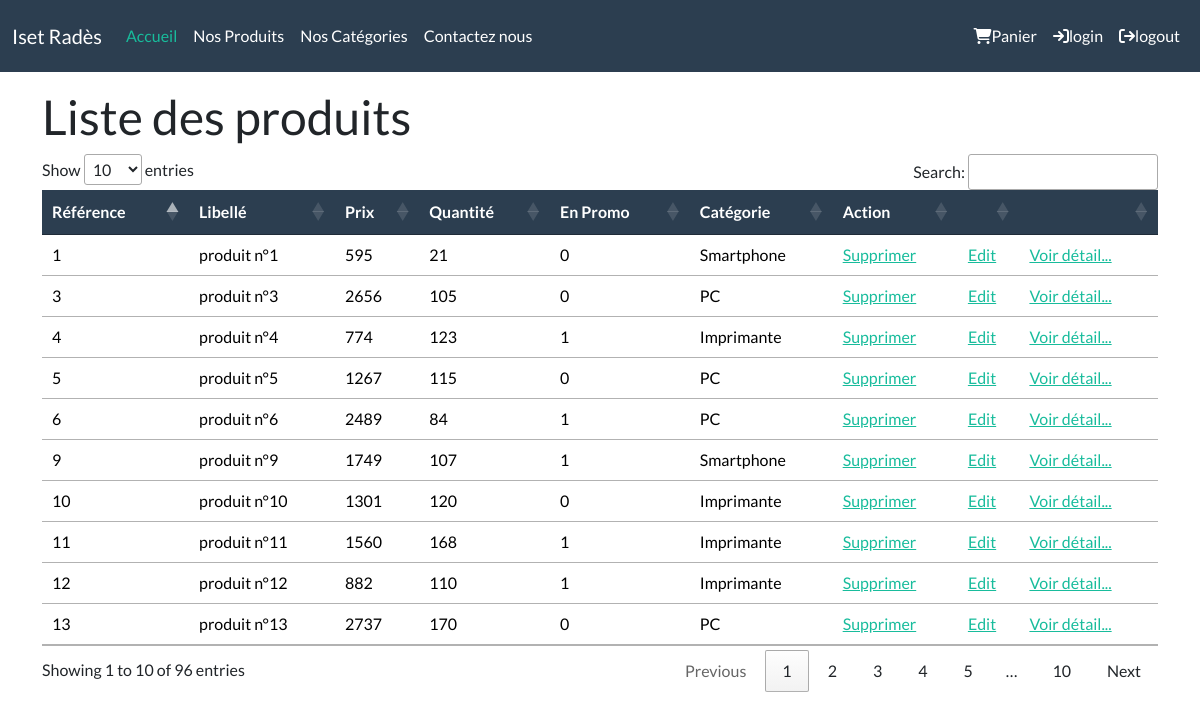
The app's page /controller/produits.php with its own data.
### tables this page shows
CREATE TABLE `produit` (
  `id` int(11) NOT NULL,
  `libelle` varchar(255) NOT NULL,
  `prix` decimal(10,0) NOT NULL,
  `qte` int(11) NOT NULL,
  `image` varchar(255) NOT NULL,
  `promo` tinyint(1) NOT NULL,
  `description` text NOT NULL,
  `id_categorie` int(11) NOT NULL
);

CREATE TABLE `categorie` (
  `id` int(11) NOT NULL,
  `libelle` varchar(255) NOT NULL
);

### controller/produits.php (called while the page is built, shortened)
<?php
require_once "../Model/CRUD_Produit.php";
$CRUD = new CRUD_Produit();
$LesProduits = $CRUD->findAll_with_cat();
include "../view/all_product.php";

### config/connexion.php (called while the page is built)
<?php
class connexion
{
    public function getConnexion()
    {
        $dsn = "mysql:host=localhost;dbname=atelier6_dsi3_G2";
        $username = "root";
        $password = "";
        $connexion = new PDO($dsn, $username, $password);
        return $connexion;
    }
}

### Model/CRUD.php (called while the page is built, shortened)
<?php
require_once "../config/connexion.php";
abstract class CRUD
{
    function __construct()
    {
        $obj = new connexion();
        $this->pdo = $obj->getConnexion();
    }
}

### Model/CRUD_Produit.php (called while the page is built, shortened)
<?php
require_once "CRUD.php";
class CRUD_Produit extends CRUD
{
    public function findAll_with_cat()
    {
        $sql = "select p.id,p.libelle,p.prix,p.qte,p.promo,c.libelle
                from produit as p,categorie as c
                  where p.id_categorie=c.id ";
        $res = $this->pdo->query($sql);
        return $res->fetchAll(PDO::FETCH_NUM);
    }
}

### view/all_product.php (the view, shortened to what this page needs)
<h1>Liste des produits</h1>
<table id="example" class="table">
    <thead>
        <tr class="table-primary">
            <th>Référence</th>
            <th>Libellé</th>
            <th>Prix</th>
            <th>Quantité</th>
            <th>En Promo</th>
            <th>Catégorie
            </th>
            <th>Action</th>
            <th></th>
            <th></th>
        </tr>
    </thead>
    <tbody>
        <?php
        foreach ($LesProduits as $produit) {
            echo "<tr>
            <td>$produit[0]</td>
            <td>$produit[1]</td>
            <td>$produit[2]</td>
            <td>$produit[3]</td>
            <td>$produit[4]</td>
            <td>$produit[5]</td>
            <td><a href='../controller/delete.php?id=$produit[0]'>Supprimer</a></td>
            <td><a href='#'>Edit</a></td>
            <td><a href='#'>Voir détail...</a></td>
            </tr>";
        }
        echo " </tbody></table>";
        $contenu = ob_get_clean();
        include "../view/layout.php";

### view/layout.php (shortened to what this page needs)
<!DOCTYPE html>
<html lang="en">
<head>
    <link rel="stylesheet" href="../assets/css/bootstrap.css">
    <link rel="stylesheet" href="https://cdnjs.cloudflare.com/ajax/libs/font-awesome/6.4.2/css/all.min.css">
    <link rel="stylesheet" href="https://cdn.datatables.net/1.13.7/css/jquery.dataTables.min.css">
</head>
<body>
    <nav class="navbar navbar-expand-lg bg-primary" data-bs-theme="dark">
        <div class="container-fluid">
            <a class="navbar-brand" href="#">Iset Radès</a>
            <div class="collapse navbar-collapse" id="navbarColor01">
                <ul class="navbar-nav me-auto">
                    <li class="nav-item">
                        <a class="nav-link active" href="#">Accueil
                        </a>
                    </li>
                    <li class="nav-item">
                        <a class="nav-link" href="../controller/produits.php">Nos Produits</a>
                    </li>
                    <li class="nav-item">
                        <a class="nav-link" href="#">Nos Catégories</a>
                    </li>
                    <li class="nav-item">
                        <a class="nav-link" href="#">Contactez nous</a>
                    </li>
                </ul>
                <ul class="navbar-nav ml-auto">
                    <li class="nav-item">
                        <a class="nav-link" href="#"><i class="fa fa-shopping-cart"></i>Panier</a>
                    </li>
                    <li class="nav-item">
                        <a class="nav-link" href="#"><i class="fa fa-sign-in"></i>login</a>
                    </li>
                    <li class="nav-item">
                        <a class="nav-link" href="#"><i class="fa fa-sign-out"></i>logout</a>
                    </li>
                </ul>
            </div>
        </div>
    </nav>
    <div class="container mt-3">
        <?= $contenu ?>
    </div>
</body>
</html>

### records on screen
produit: id "1", libelle "produit n°1", prix "595", qte "21", promo "0", id_categorie.libelle "Smartphone"
produit: id "3", libelle "produit n°3", prix "2656", qte "105", promo "0", id_categorie.libelle "PC"
produit: id "4", libelle "produit n°4", prix "774", qte "123", promo "1", id_categorie.libelle "Imprimante"
produit: id "5", libelle "produit n°5", prix "1267", qte "115", promo "0", id_categorie.libelle "PC"
produit: id "6", libelle "produit n°6", prix "2489", qte "84", promo "1", id_categorie.libelle "PC"
produit: id "9", libelle "produit n°9", prix "1749", qte "107", promo "1", id_categorie.libelle "Smartphone"
produit: id "10", libelle "produit n°10", prix "1301", qte "120", promo "0", id_categorie.libelle "Imprimante"
produit: id "11", libelle "produit n°11", prix "1560", qte "168", promo "1", id_categorie.libelle "Imprimante"
produit: id "12", libelle "produit n°12", prix "882", qte "110", promo "1", id_categorie.libelle "Imprimante"
produit: id "13", libelle "produit n°13", prix "2737", qte "170", promo "0", id_categorie.libelle "PC"
